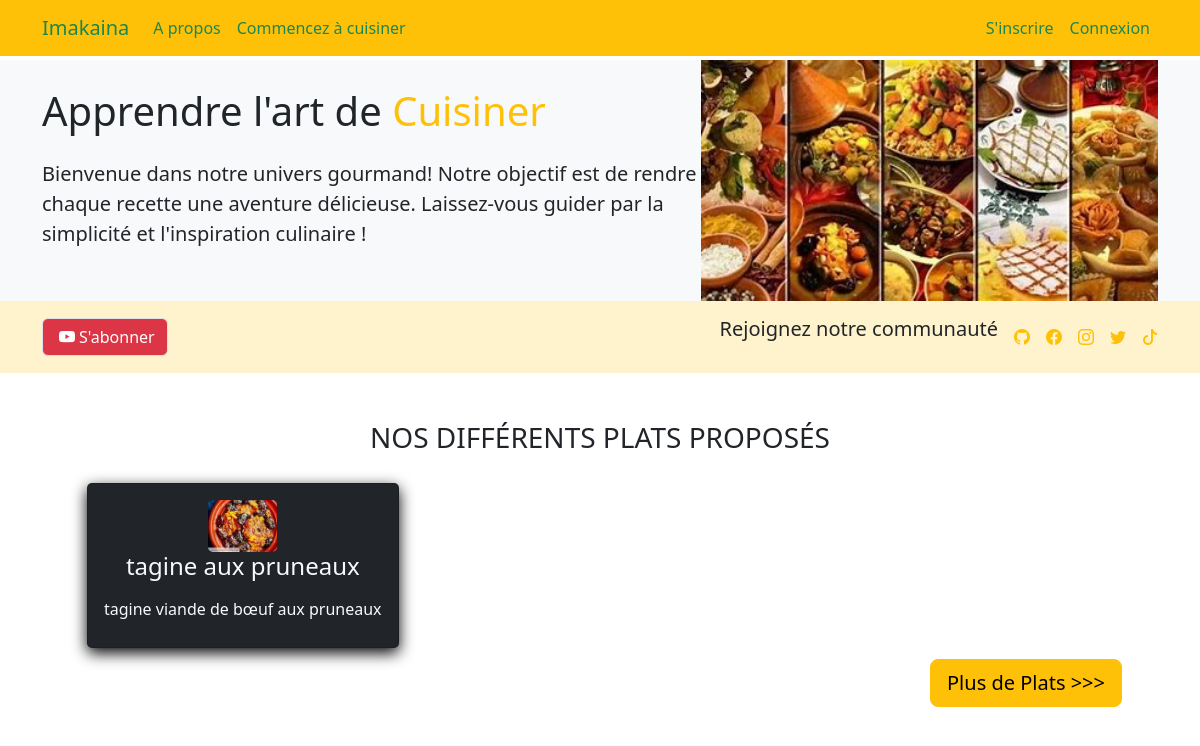
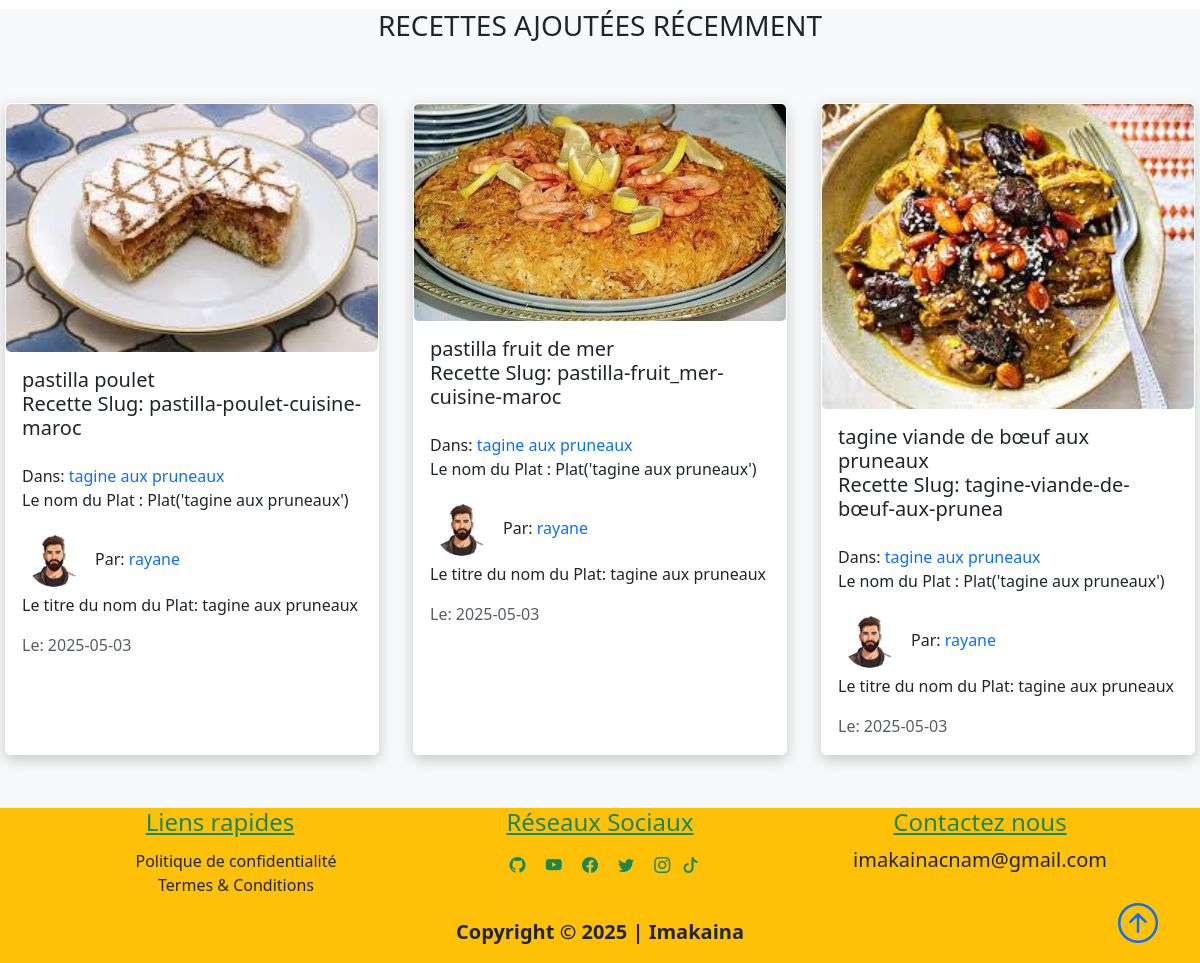
Page /home on the earlier database version (2 pictures, top to bottom).
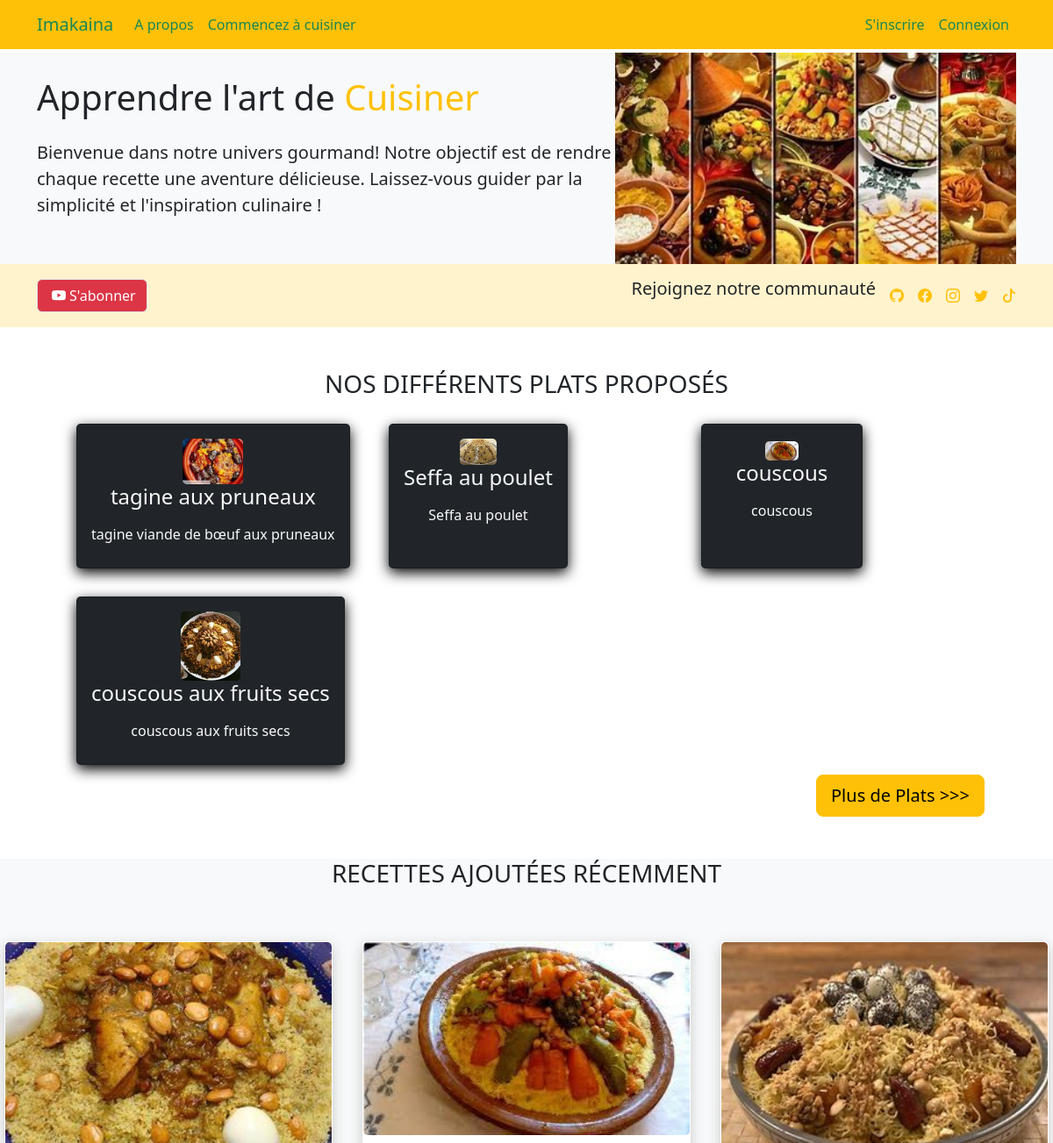
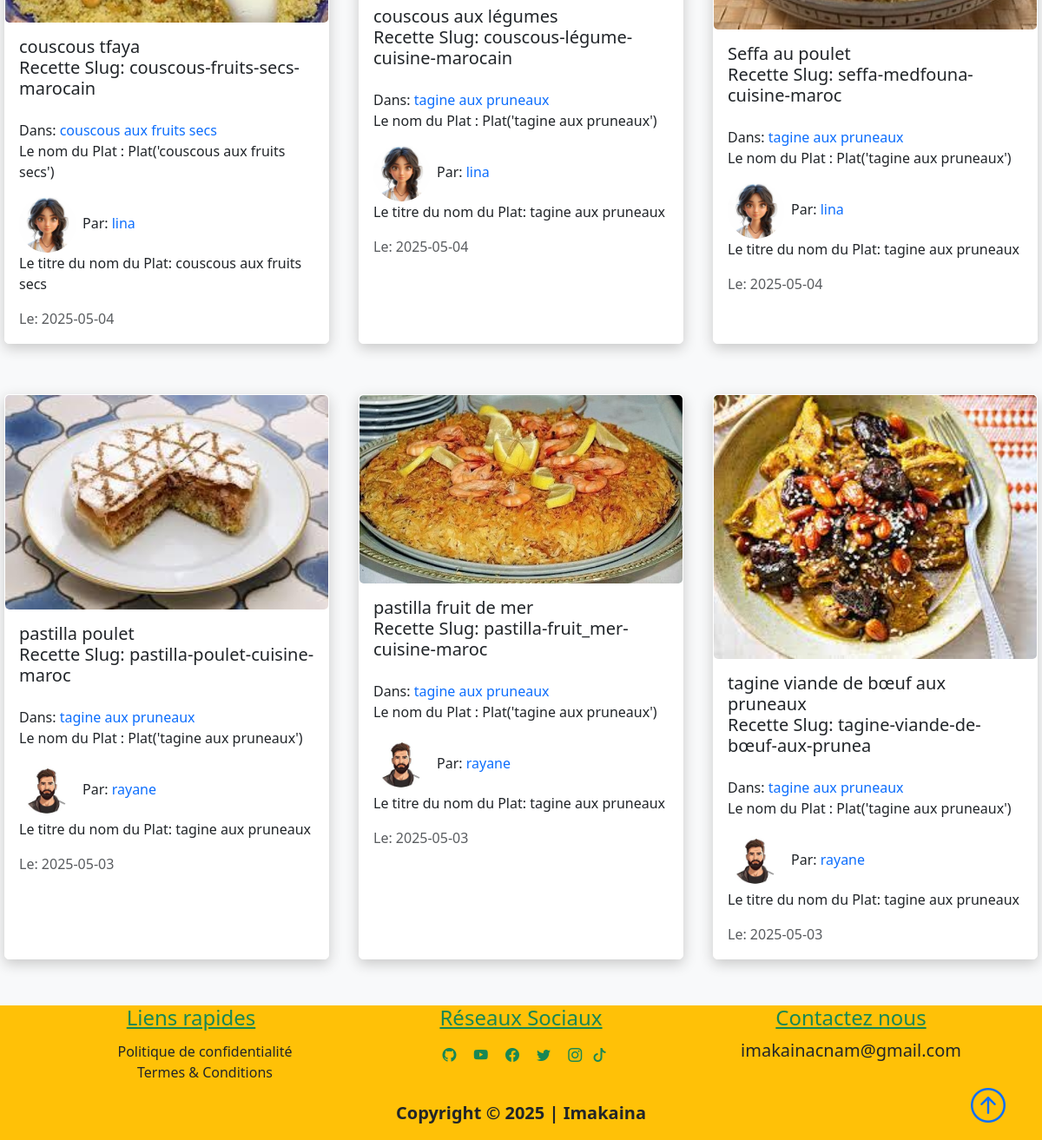
Same page on the later database version (2 pictures, top to bottom).
### projet/models.py (models this page shows, shortened)
class Plat(db.Model):
    id = db.Column(db.Integer, primary_key=True, autoincrement=True)
    title = db.Column(db.String(50), unique=True, nullable=False)
    description = db.Column(db.String(150), nullable=False)
    icon = db.Column(db.String(20), nullable=False, default="default_icon.jpg")
    recettes = db.relationship("Recette", backref="plat_name", lazy=True)
    def __repr__(self):
        return f"Plat('{self.title}')"

class Recette(db.Model):
    id = db.Column(db.Integer, primary_key=True, autoincrement=True)
    title = db.Column(db.String(100), nullable=False)
    date_posted = db.Column(db.DateTime, nullable=False, default=datetime.utcnow)
    content = db.Column(db.Text, nullable=False)
    thumbnail = db.Column(
        db.String(20), nullable=False, default="default_thumbnail.jpg"
    )
    slug = db.Column(db.String(32), nullable=False)
    user_id = db.Column(db.Integer, db.ForeignKey("user.id"), nullable=False)
    plat_id = db.Column(db.Integer, db.ForeignKey("plat.id"), nullable=False)

class User(db.Model, UserMixin):
    id = db.Column(db.Integer, primary_key=True, autoincrement=True)
    fname = db.Column(db.String(25), nullable=False)
    lname = db.Column(db.String(25), nullable=False)
    username = db.Column(db.String(25), unique=True, nullable=False)
    email = db.Column(db.String(125), unique=True, nullable=False)
    image_file = db.Column(db.String(20), nullable=False, default="default.png")
    bio = db.Column(db.Text, nullable=True)
    password = db.Column(db.String(60), nullable=False)
    recettes = db.relationship("Recette", backref="author", lazy=True)

### projet/main/routes.py (the view)
@main.route("/")
@main.route("/home")
def home():
    recettes = Recette.query.order_by(Recette.date_posted.desc()).paginate(
        page=1, per_page=6
    )
    plats = Plat.query.paginate(page=1, per_page=6)
    return render_template("home.html", recettes=recettes, plats=plats)

### projet/templates/home.html (shortened to what this page needs)
{% extends "layout.html" %}
{% block content %}
<section class="bg-light text-dark p-5 p-lg-0 text-center text-sm-start">
    <div class="container">
        <div class="d-sm-flex align-items-center justify-content-between">
            <div>
                <h1 class="mb-8"> Apprendre l'art de <span class="text-warning"> Cuisiner</span></h1>
                <p class="lead my-4">
                    Bienvenue dans notre univers gourmand! Notre objectif est de rendre chaque recette une aventure délicieuse. Laissez-vous guider par la simplicité et l'inspiration culinaire !
                </p>
            </div>
            <img class="img-fluid w-100 d-none d-sm-block" src="{{url_for('static', filename='recette1.jpeg')}}" alt="">
        </div>
    </div>
</section>
<section class="bg-warning-subtle text-dark p-2">
    <div class="container">
        <div class="d-md-flex justify-content-between align-items-center">
            <a class="btn btn-danger border"
                    href="https://www.youtube.com/channel/UCEsvQ6d7qsnOSNXtccIzScQ?sub_confirmation=1" target="_blank">
                    <i class="bi bi-youtube m-1"></i>S'abonner
                </a>
            <nav class="navbar navbar-expand-lg navbar-dark">
                <div class="collapse navbar-collapse" id="socialbtn">
                    <h5 class="mb-3 text-center">Rejoignez notre communauté</h5>
                    <ul class="navbar-nav">
                        <li class="nav-item">
                            <a class="text-warning ms-3 " href="https://github.com/najjahi"
                                target="_blank"><i class="bi bi-github" role="img"></i></a>
                        </li>
                        <li>
                            <a class="text-warning ms-3" href="https://www.facebook.com/najjahi"
                                target="_blank"><i class="bi bi-facebook "></i>  </a>
                        </li>
                        <li class="nav-item">
                            <a type="button" class="text-warning ms-3"
                                href="https://www.instagram.com/najjahi" target="_blank">
                                <i class="bi bi-instagram"></i>
                            </a>
                        </li>
                        <li class="nav-item">
                            <a class="text-warning ms-3" href="https://twitter.com/najjahi"
                                target="_blank"><i class="bi bi-twitter"></i>
                            </a>
                        </li>
                        <li class="nav-item">
                            <a class="text-warning ms-3" href="https://www.tiktok.com/najjahi"
                                target="_blank"><i class="bi bi-tiktok"></i>
                            </a>
                        </li>
                    </ul>
                </div>
            </nav>
        </div>
    </div>
</section>
<section class="bg-ligh">
    <div class="container p-5">
        <h3 class="text-uppercase text-center text-dark" id='learn'>Nos différents Plats proposés</h3>
        <div class="row">
            {% for plat in plats.items %}
            <div class="col-sm-12 col-md-6 col-lg-4 p-3 d-flex align-items-stretch">
                <a href="{{url_for('plats.plat', plat_title=plat.title)}}" class="text-decoration-none">
                    <div class="card bg-dark text-light h-100">
                        <div class="card-body text-center">
                            <img src="{{url_for('static', filename='plat_icons/'+plat.icon)}}" alt=""
                                class="card-img w-25">
                            <h4 class="card-title mb-3">
                                {{plat.title}}
                            </h4>
                            <p class="card-text">{{plat.description}}</p>
                        </div>
                    </div>
                </a>
            </div>
            {% endfor %}
        </div>
        <div class="" style="display: flex; justify-content: flex-end">
            <a href="{{ url_for('plats.plats')}}" class="btn btn-warning btn-lg"> Plus de Plats &gt&gt&gt</a>
        </div>
    </div>
</section>
<section class="bg-light"
    <div class="container p-5">
        <div class="row mb-5 ">
            <div class="col">
                <h3 class="text-uppercase text-center text-dark">Recettes ajoutées récemment</h3>
            </div>
        </div>
        <div class="row">
            {% for recette in recettes.items %}
            <div class="col-sm-12 col-md-6 col-lg-4 pb-5 d-flex align-items-stretch">
                <div class="card recette">
                    <img src="{{url_for('static', filename='recette_thumbnails/'+recette.thumbnail)}}" class="card-img">
                    <div class="card-body d-flex flex-column">
                        <h5 class="card-title">
                            {% if recette.slug and recette.plat_name %}
                            <a class="text-decoration-none text-dark"
                               href="{{ url_for('recettes.recette', recette_slug=recette.slug, plat=recette.plat_name.title) }}">
                               {{ recette.title }}
                            </a>
                            {% else %}
                            <p>Données manquantes pour cette recette.</p>
                            {% endif %}
                                <p>Recette Slug: {{ recette.slug }}</p>
                        </h5>
                        <p class="card-text mb-0">Dans:
                            <a class="text-decoration-none"
                                href="{{ url_for('plats.plat', plat_title=recette.plat_name.title)}}">{{recette.plat_name.title}}</a>
                        </p>
                        <p>Le nom du Plat : {{ recette.plat_name }}</p>
                        <span><img class="article-img rounded-circle"
                                src="{{url_for('static', filename='user_pics/'+recette.author.image_file)}}" alt="">Par:
                            <a href="{{ url_for('users.author', username=recette.author.username)}}"
                                class="link">{{recette.author.username}}</a></span>
                                <p>Le titre du nom du Plat: {{ recette.plat_name.title }}</p>
                        <span class="text-muted">Le: {{recette.date_posted.strftime('%Y-%m-%d')}}</span>
                    </div>
                </div>
            </div>
            {% endfor %}
        </div>
</section>
{% endblock content%}

### projet/templates/layout.html (shortened to what this page needs)
<!DOCTYPE html>
<html lang="en">
<head>
    <link href="https://cdn.jsdelivr.net/npm/bootstrap@5.3.3/dist/css/bootstrap.min.css"
    rel="stylesheet">
    <link rel="stylesheet" href="https://cdn.jsdelivr.net/npm/bootstrap-icons@1.8.1/font/bootstrap-icons.css">
    <link rel="stylesheet" type="text/css" href="{{url_for('static', filename='main.css')}}">
</head>
<body class="d-flex flex-column min-vh-100">
    <nav class="navbar navbar-expand-lg bg-warning navbar-dark py-2 fixed-top">
        <div class="container ">
            <a href="{{url_for('main.home')}}" class="navbar-brand text-success font-weight-bold ">Imakaina</a>
            <div class="collapse navbar-collapse" id="navmenu">
                <ul class="navbar-nav">
                    <li class="nav-item">
                        <a href="{{url_for('main.about')}}" class="nav-link text-success font-weight-bold">A propos</a>
                    </li>
                    <li class="nav-item">
                        {% if request.path=='/home'%}
                        <a href="#learn" class="nav-link text-success font-weight-bold">Commencez à cuisiner</a>
                        {% else %}
                        <a href="{{url_for('plats.plats')}}" class="nav-link text-success font-weight-bold">Commencez à cuisiner</a>
                        {% endif %}
                    </li>
                </ul>
                <ul class="navbar-nav ms-auto">
                    {% if current_user.is_authenticated %}
                    <div class="dropdown show">
                        <button class="btn btn-dark bg-dark dropdown-toggle" type="button" id="dropdownMenuButton1"
                            data-bs-toggle="dropdown" aria-expanded="false">
                            Mon Compte
                        </button>
                        <ul class="dropdown-menu text-success" aria-labelledby="dropdownMenuButton1">
                            <li class="nav-item">
                                <a href="{{ url_for('users.dashboard') }}" class="dropdown-item text-success font-weight-bold">Tableau de bord</a>
                            </li>
                            <li class="nav-item">
                                <a href="{{ url_for('users.logout') }}" class="dropdown-item text-success font-weight-bold">Déconnexion</a>
                            </li>
                        </ul>
                    </div>
                    {% else %}
                    <li class="nav-item text-success">
                        <a href="{{ url_for('users.register') }}" class="nav-link text-success">S'inscrire</a>
                    </li>
                    <li class="nav-item text-success">
                        <a href="{{ url_for('users.login') }}" class="nav-link text-success">Connexion</a>
                    </li>
                    {% endif%}
                </ul>
            </div>
        </div>
    </nav>
    {% block content %} {% endblock %}
    <footer class="bg-warning mt-auto">
        <div class="container">
            <div class="row text-center text-success ">
                <div class="col-md-12 col-lg-4 pb-1">
                    <h4 class="text-center text-decoration-underline">Liens rapides</h4>
                    <ul class=" nobull pt-1">
                        <li><a href="#" class="link text-dark">Politique de confidentialité</a></li>
                        <li><a href="#" class="link text-dark">Termes & Conditions</a></li>
                    </ul>
                </div>
                <div class="col-md-12 col-lg-4">
                    <h4 class="text-center text-decoration-underline pb-2">Réseaux Sociaux</h4>
                    <a href="https://github.com/najjahi" class="text-success p-2"><i class="bi-github"></i></a>
                    <a href="#" class="text-success p-2"><i class="bi-youtube"></i></a>
                    <a href="https://www.facebook.com/najjahi" class="text-success p-2"><i class="bi-facebook"></i></a>
                    <a href="https://twitter.com/najjahi" class="text-success p-2"><i class="bi-twitter"></i></a>
                    <a href="https://www.instagram.com/najjahi" class="text-success p-2"><i class="bi-instagram"></i></a>
                    <a href="https://www.tiktok.com/najjahi" class="text-success pt-2"><i class="bi-tiktok"></i></a>
                </div>
                <div class="col-md-12 col-lg-4">
                    <h4 class="text-center text-decoration-underline">Contactez nous</h4>
                    <p class="lead text-dark">imakainacnam@gmail.com</p>
                </div>
            </div>
            <div class="col text-dark text-center position-relative">
                <p class="lead text-dark fw-semibold">Copyright &copy; 2025 | Imakaina</p>
                <a href="#" class="position-absolute bottom-0 end-0">
                    <i class="bi bi-arrow-up-circle h1"></i>
                </a>
            </div>
        </div>
    </footer>
</body>
</html>

### projet/static/main.css (style rules this page uses)
body::before { display: block; content: ''; height: 60px; }
.card { transition: 0.7s ease; box-shadow: 0 5px 15px rgba(1 1 1/ 15); border-radius: 5px; margin: 5px; }
.recette { box-shadow: 0 5px 15px rgba(200 200 200/ 15); border-radius: 5px; border: 1px solid #fff; }
.article-img { height: 65px; width: 65px; margin-right: 8px; }
.link { text-decoration: none; }
.nobull { list-style-type: none; }

Differences in the rows shown:
added Plat: icon (picture), title "Seffa au poulet", description "Seffa au poulet"
added Plat: icon (picture), title "couscous", description "couscous"
added Plat: icon (picture), title "couscous aux fruits secs", description "couscous aux fruits secs"
added Recette: thumbnail (picture), title "couscous tfaya", slug "couscous-fruits-secs-marocain", plat_name "couscous aux fruits secs", plat_name "Plat('couscous aux fruits secs')", image_file (picture), author.username "lina", date_posted "2025-05-04"
added Recette: thumbnail (picture), title "couscous aux légumes", slug "couscous-légume-cuisine-marocain", plat_name "tagine aux pruneaux", plat_name "Plat('tagine aux pruneaux')", image_file (picture), author.username "lina", date_posted "2025-05-04"
added Recette: thumbnail (picture), title "Seffa au poulet", slug "seffa-medfouna-cuisine-maroc", plat_name "tagine aux pruneaux", plat_name "Plat('tagine aux pruneaux')", image_file (picture), author.username "lina", date_posted "2025-05-04"
